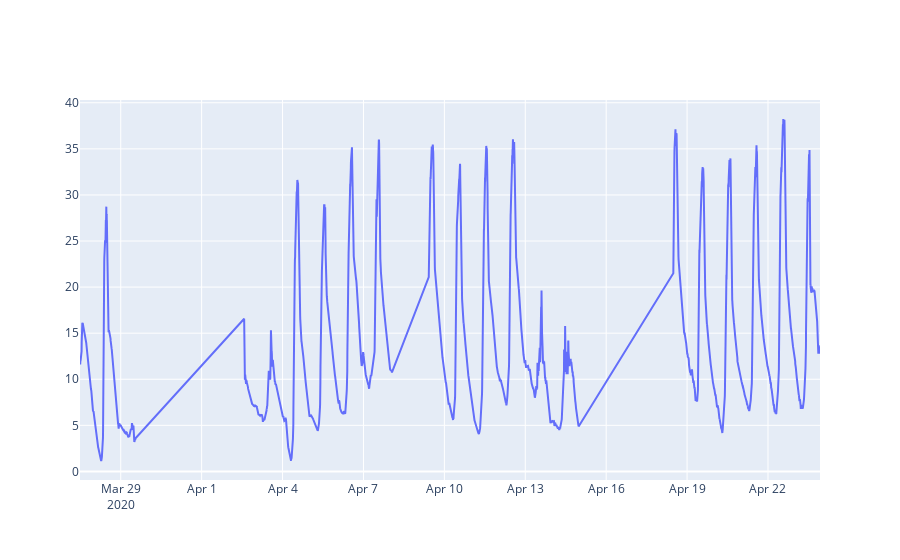

This figure's notebook cell:
### Markdown cell above
Hier funktioniert das Plotten des DataFrames genau wie auch vorher. Allerdings muss man hier die Spaltennamen anpassen.

### Code cell
fig = go.Figure()
# Add traces
fig.add_trace(go.Scatter(x=df.index, y=df['value']))
fig.show()

### Figure 1 — Plotly figure (JSON) as saved in the notebook; plotly's stock layout.template omitted (floating-point values rounded to 4 significant figures; data arrays with more than 128 entries replaced by an {"elided": "..."} marker saying what was removed)
{"data": [{"type": "scatter", "x": {"elided": "5341 str values"}, "y": {"elided": "5341 float values"}}], "layout": {}}
